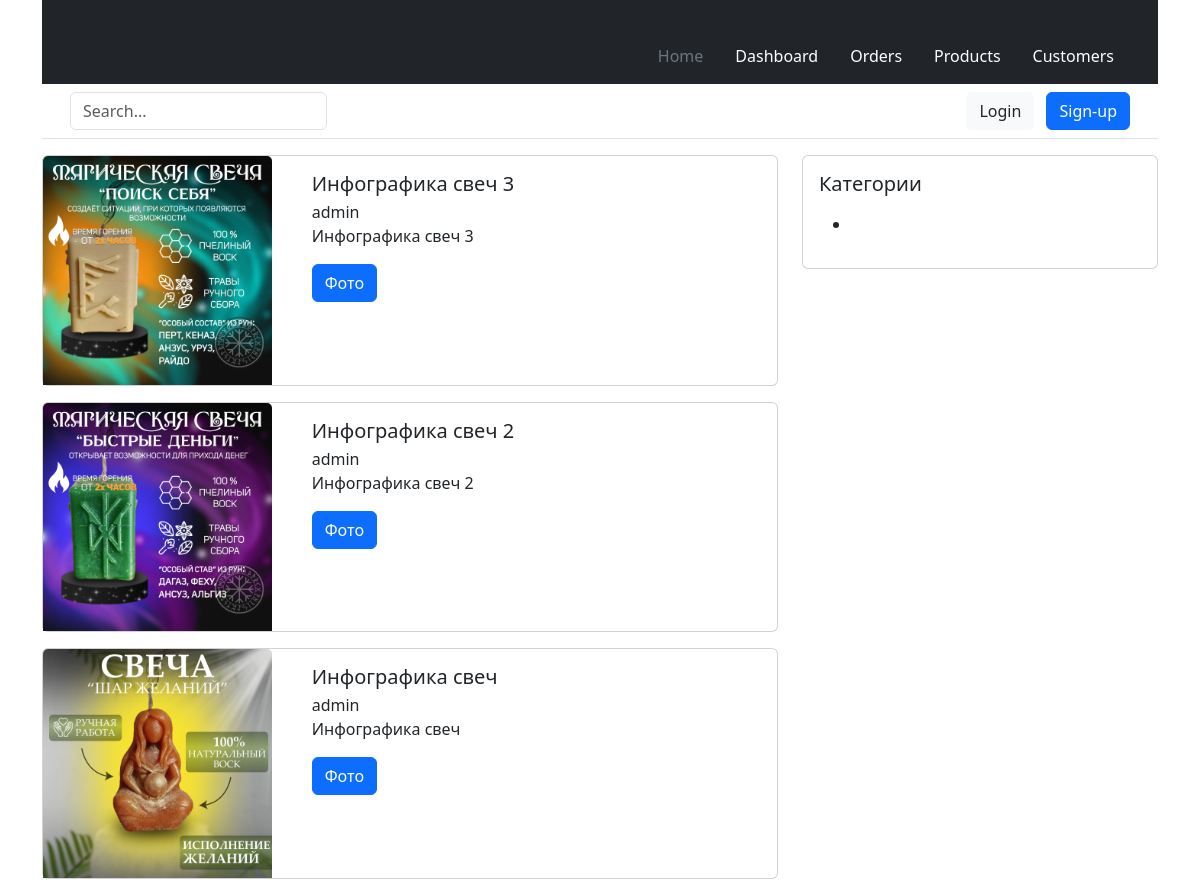
The app's page /category/foto/ with its own data.
### modules/blog/models.py (models this page shows, shortened)
class Article(models.Model):
    class ArticleManager(models.Manager):
        def all(self):
            return self.get_queryset().select_related('author', 'category').filter(status='published')
    STATUS_OPTIONS = (
        ('published', 'Опубликовано'),
        ('draft', 'Черновик')
    )
    title = models.CharField(verbose_name='Заголовок', max_length=255)
    category = TreeForeignKey('Category', on_delete=models.PROTECT, related_name='articles', verbose_name='Категория')
    slug = models.CharField(verbose_name='Альт.название', max_length=255, blank=True, unique=True)
    short_description = models.TextField(verbose_name='Краткое описание', max_length=500)
    full_description = models.TextField(verbose_name='Полное описание')
    objects = ArticleManager()
    thumbnail = models.ImageField(
        verbose_name='Превью поста',
        blank=True,
        upload_to='images/thumbnails/%Y/%m/%d/',
        validators=[FileExtensionValidator(allowed_extensions=('png', 'jpg', 'webp', 'jpeg', 'gif'))]
    )
    status = models.CharField(choices=STATUS_OPTIONS, default='published', verbose_name='Статус поста', max_length=10)
    time_create = models.DateTimeField(auto_now_add=True, verbose_name='Время добавления')
    time_update = models.DateTimeField(auto_now=True, verbose_name='Время обновления')
    author = models.ForeignKey(to=User, verbose_name='Автор', on_delete=models.SET_DEFAULT, related_name='author_posts', default=1)
    updater = models.ForeignKey(to=User, verbose_name='Обновил', on_delete=models.SET_NULL, null=True, related_name='updater_posts', blank=True)
    fixed = models.BooleanField(verbose_name='Зафиксировано', default=False)
    class Meta:
        db_table = 'app_articles'
        ordering = ['-fixed', '-time_create']
        indexes = [models.Index(fields=['-fixed', '-time_create', 'status'])]
        verbose_name = 'Статья'
        verbose_name_plural = 'Статьи'

class Category(MPTTModel):
    title = models.CharField(max_length=255, verbose_name='Название категории')
    slug = models.SlugField(max_length=255, verbose_name='URL категории', blank=True)
    description = models.TextField(verbose_name='Описание категории', max_length=300)
    parent = TreeForeignKey(
        'self',
        on_delete=models.CASCADE,
        null=True,
        blank=True,
        db_index=True,
        related_name='children',
        verbose_name='Родительская категория'
    )
    class MPTTMeta:
        order_insertion_by = ('title',)
    class Meta:
        verbose_name = 'Категория'
        verbose_name_plural = 'Категории'
        db_table = 'app_categories'

### modules/blog/views.py (the view)
# urls.py: path('category/<str:slug>/', ArticleByCategoryListView.as_view(), name="articles_by_category"),
class ArticleByCategoryListView(ListView):
    model = Article
    template_name = 'blog/articles_list.html'
    context_object_name = 'articles'
    category = None
    def get_queryset(self):
        self.category = Category.objects.get(slug=self.kwargs['slug'])
        queryset = Article.objects.all().filter(category__slug=self.category.slug)
        return queryset
    def get_context_data(self, **kwargs):
        context = super().get_context_data(**kwargs)
        context['title'] = f'Статьи из категории: {self.category.title}'
        return context

### templates/blog/articles_list.html
{% extends 'main.html' %}
{% block content %}
    {% for article in articles %}
    <div class="card mb-3">
        <div class="row">
            <div class="col-4">
                <img src="{{ article.thumbnail.url }}" class="card-img-top" alt="{{ article.title }}">
            </div>
            <div class="col-8">
                <div class="card-body">
                    <h5 class="card-title">{{ article.title }}</h5>
                    <div class="card-subtitle">{{ article.author.username }}</div>
                    <p class="card-text">{{ article.short_description }}</p>
                    <a href="{% url 'articles_by_category' article.category.slug %}" class="btn btn-primary">{{ article.category.title }}</a>
                  </div>
                </div>
            </div>
      </div>
    {% endfor %}
{% endblock %}

### templates/main.html (shortened to what this page needs)
<!DOCTYPE html>
<html lang="ru">
<head>
    {% load static %}
    <link href="{% static 'bootstrap/css/bootstrap.min.css' %}" type="text/css" rel="stylesheet">
</head>
<body>
    <div class="container">
        {% include 'header.html' %}
        <div class="row">
            <div class="col-8">
            {% block content %}
            {% endblock %}
            </div>
            <div class="col-4">
                {% include 'sidebar.html' %}
            </div>
        </div>
    </div>
</body>
</html>

### templates/header.html
<header>
  <div class="px-3 py-2 text-bg-dark">
    <div class="container">
      <div class="d-flex flex-wrap align-items-center justify-content-center justify-content-lg-start">
        <a href="/" class="d-flex align-items-center my-2 my-lg-0 me-lg-auto text-white text-decoration-none">
          <svg class="bi me-2" width="40" height="32" role="img" aria-label="Bootstrap"><use xlink:href="#bootstrap"></use></svg>
        </a>
        <ul class="nav col-12 col-lg-auto my-2 justify-content-center my-md-0 text-small">
          <li>
            <a href="#" class="nav-link text-secondary">
              <svg class="bi d-block mx-auto mb-1" width="24" height="24"><use xlink:href="#home"></use></svg>
              Home
            </a>
          </li>
          <li>
            <a href="#" class="nav-link text-white">
              <svg class="bi d-block mx-auto mb-1" width="24" height="24"><use xlink:href="#speedometer2"></use></svg>
              Dashboard
            </a>
          </li>
          <li>
            <a href="#" class="nav-link text-white">
              <svg class="bi d-block mx-auto mb-1" width="24" height="24"><use xlink:href="#table"></use></svg>
              Orders
            </a>
          </li>
          <li>
            <a href="#" class="nav-link text-white">
              <svg class="bi d-block mx-auto mb-1" width="24" height="24"><use xlink:href="#grid"></use></svg>
              Products
            </a>
          </li>
          <li>
            <a href="#" class="nav-link text-white">
              <svg class="bi d-block mx-auto mb-1" width="24" height="24"><use xlink:href="#people-circle"></use></svg>
              Customers
            </a>
          </li>
        </ul>
      </div>
    </div>
  </div>
  <div class="px-3 py-2 border-bottom mb-3">
    <div class="container d-flex flex-wrap justify-content-center">
      <form class="col-12 col-lg-auto mb-2 mb-lg-0 me-lg-auto" role="search">
        <input type="search" class="form-control" placeholder="Search..." aria-label="Search">
      </form>
      <div class="text-end">
        <button type="button" class="btn btn-light text-dark me-2">Login</button>
        <button type="button" class="btn btn-primary">Sign-up</button>
      </div>
    </div>
  </div>
</header>

### templates/sidebar.html (shortened to what this page needs)
{% load mptt_tags %}
<div class="card">
    <div class="card-body">
      <h5 class="card-title">Категории</h5>
      {% full_tree_for_model blog.Category as categories %}
      <p class="card-text">
        <ul>
            {% recursetree categories %}
                <li>
                </li>
            {% endrecursetree %}
        </ul>
      </p>
    </div>
  </div>

### records on screen
Article: thumbnail (picture), title "Инфографика свеч 3", author.username "admin", short_description "Инфографика свеч 3", category "Фото"
Article: thumbnail (picture), title "Инфографика свеч 2", author.username "admin", short_description "Инфографика свеч 2", category "Фото"
Article: thumbnail (picture), title "Инфографика свеч", author.username "admin", short_description "Инфографика свеч", category "Фото"
